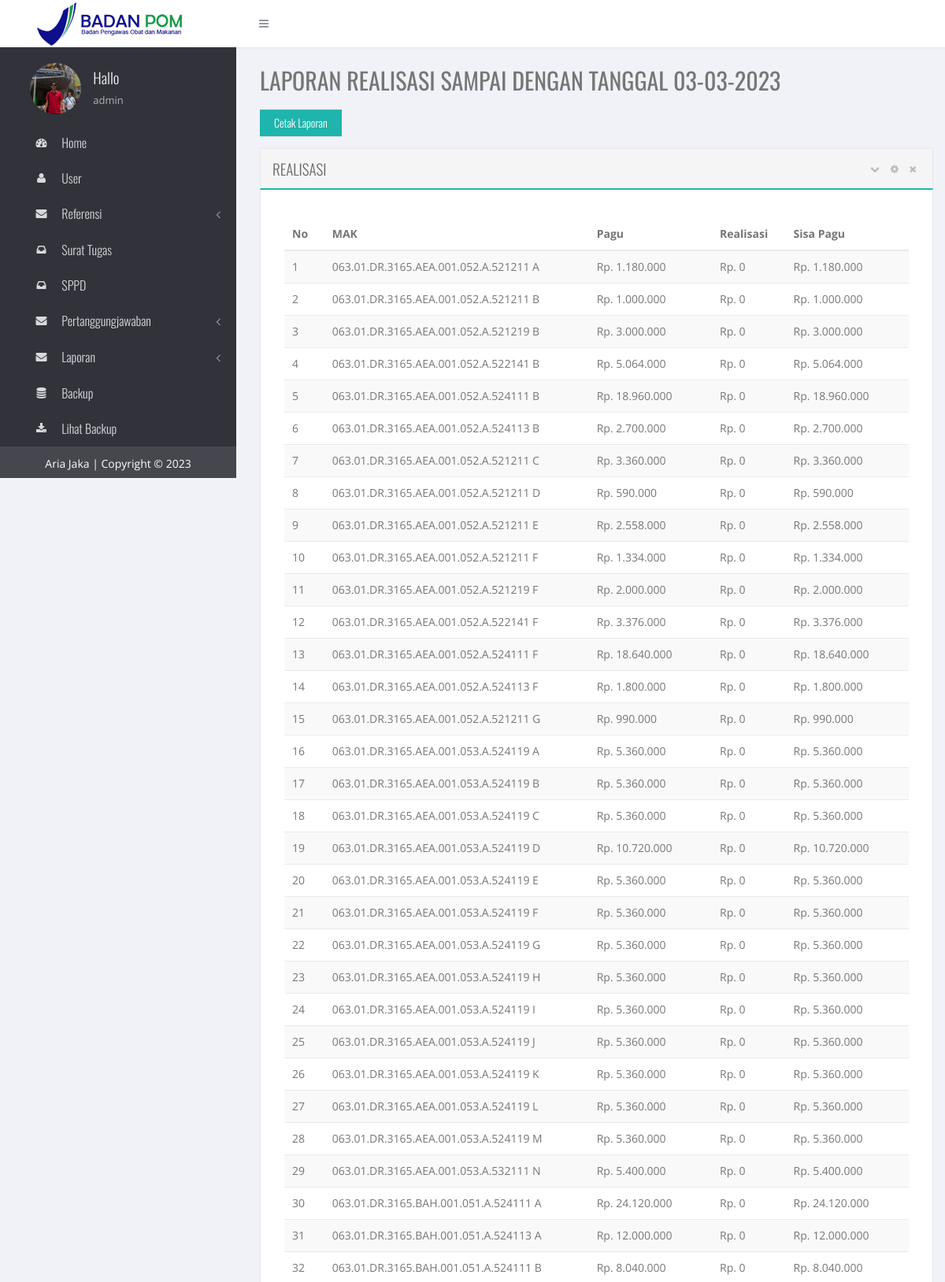
The page /admin/index.php?mod=laporan_realisasi&view=laporan_realisasi (signed in, upper part) on the database its author committed.
### tables this page shows
CREATE TABLE IF NOT EXISTS `user` (
  `id_user` int(10) NOT NULL AUTO_INCREMENT,
  `nama` varchar(100) NOT NULL,
  `username` varchar(25) NOT NULL,
  `password` varchar(100) NOT NULL,
  `status` int(5) NOT NULL,
  PRIMARY KEY (`id_user`)
);

CREATE TABLE IF NOT EXISTS `anggaran` (
  `id` int(11) NOT NULL AUTO_INCREMENT,
  `mak` varchar(50) NOT NULL,
  `kegiatan` varchar(256) NOT NULL,
  `pagu` bigint(20) NOT NULL,
  `tanggal_revisi` date NOT NULL,
  PRIMARY KEY (`id`)
);

### admin/sql/realisasi/view.php (called while the page is built)
<?php
	$sql = "SELECT * FROM anggaran ORDER BY id";
	$realisasi= mysql_query($sql)or die("Query failed with error: ".mysql_error());
?>

### admin/view/laporan_realisasi/view-realisasi.php (the view, shortened to what this page needs)
<div class="col-lg-12">
<section class="box ">
    <header class="panel_header">
        <h2 class="title pull-left">Realisasi</h2>
        <div class="actions panel_actions pull-right">
            <i class="box_toggle fa fa-chevron-down"></i>
            <i class="box_setting fa fa-cog" data-toggle="modal" href="#section-settings"></i>
            <i class="box_close fa fa-times"></i>
        </div>
    </header>
    <div class="content-body">
        <div class="row">
            <div class="col-md-12 col-sm-12 col-xs-12">
            <table id="example-1" class="table table-striped dt-responsive display" cellspacing="0" width="100%">
                    <thead>
                        <tr>
                            <th>No</th>
                            <th>MAK</th>
                            <th>Pagu</th>
                            <th>Realisasi</th>
                            <th>Sisa Pagu</th>
                        </tr>
                    </thead>
                    <tbody>
                    <?php
                        include ('sql/realisasi/view.php');
						$no = 0;
                        while ($data_realisasi = mysql_fetch_assoc($realisasi)) {
							$mak = $data_realisasi['mak'];
                            $pagu = $data_realisasi['pagu'];
							$no++;
                    ?>
                        <tr>
                        	<td><?php echo $no; ?></td>
                            <td><?php echo $data_realisasi['mak']; ?></td>
                            <td><?php echo 'Rp. '.number_format($pagu,0,",","."); ?></td>
                            <td><?php
                                    $sql="SELECT SUM( `ptj_luar_kota`.`kwitansi`) AS `total`
                                    FROM `surat_tugas`
                                    INNER JOIN `detail_st_anggaran` ON `surat_tugas`.`id_sk` = `detail_st_anggaran`.`id_sk`
                                    INNER JOIN `ptj_luar_kota` ON `ptj_luar_kota`.`id_sk` = `surat_tugas`.`id_sk`
                                    WHERE `detail_st_anggaran`.`mak` = '$mak'";
                                    $query = mysql_query($sql)or die("Query failed with error: ".mysql_error());
                                    while ($data1= mysql_fetch_array($query)){
                                        $total=$data1['total'];
                                    }
                                    $sql2="SELECT SUM( `ptj_dlm_kota`.`tarif`) AS `total_kota`
                                    FROM `surat_tugas`
                                    INNER JOIN `detail_st_anggaran` ON `surat_tugas`.`id_sk` = `detail_st_anggaran`.`id_sk`
                                    INNER JOIN `ptj_dlm_kota` ON `ptj_dlm_kota`.`id_sk` = `surat_tugas`.`id_sk`
                                    WHERE `detail_st_anggaran`.`mak` = '$mak'";
                                    $query2 = mysql_query($sql2)or die("Query failed with error: ".mysql_error());
                                    while ($data2= mysql_fetch_array($query2)){
                                        $total_kota=$data2['total_kota'];
                                    }
                                    $realisasi2 = $total + $total_kota;
                                    echo 'Rp. '.number_format($realisasi2,0,",",".");
                                ?></td>
                            <td><?php
                                $sisa = $pagu - $realisasi2;
                                echo 'Rp. '.number_format($sisa,0,",",".");
                                ?></td>
                        </tr>
                        <?php
                            }
                        ?>
                    </tbody>
                </table>
            </div>
        </div>
    </div>
</section></div>

### admin/part/sidebar.php (shortened to what this page needs)
  <div class="page-sidebar ">
      <div class="page-sidebar-wrapper" id="main-menu-wrapper">
          <div class="profile-info row">
              <div class="profile-image col-md-4 col-sm-4 col-xs-4">
                  <a>
                      <img src="assets/images/user.png" class="img-responsive img-circle">
                  </a>
              </div>
              <div class="profile-details col-md-8 col-sm-8 col-xs-8">
                  <h3>
                      <a href="ui-profile.html">Hallo</a>
                      <span class="profile-status online"></span>
                  </h3>
                  <p class="profile-title">
                  <?php include('../config/config.php');
  $nama = $_SESSION['id_nama'];
  $cari = mysql_query("SELECT * FROM user WHERE nama='$nama'");
  $data = mysql_fetch_assoc($cari);
  echo $data['nama'];
?>
                  </p>
              </div>
          </div>
          <ul class='wraplist'>
              <li
              <?php if (isset($_GET['mod'])) {
                  $mod = $_GET['mod'];
                  if ($mod == 'dashboard') {
                      echo "class='open'";
                  }
              } ?>
              >
                  <a href="index.php">
                      <i class="fa fa-dashboard"></i>
                      <span class="title">Home</span>
                  </a>
              </li>
              <li
              <?php if (isset($_GET['mod'])) {
                  $mod = $_GET['mod'];
                  if ($mod == 'user') {
                      echo "class='open'";
                  }
              } ?>
              >
                  <a href="index.php?mod=user&act=view">
                      <i class="fa fa-user"></i>
                      <span class="title">User</span>
                  </a>
              </li>
              <li
                  <?php if (isset($_GET['mod'])) {
                      $mod = $_GET['mod'];
                      if ($mod == 'referensi') {
                          echo "class='open'";
                      }
                  } ?>
              >
                  <a href="javascript:;">
                      <i class="fa fa-envelope"></i>
                      <span class="title">Referensi</span>
                      <span class="arrow "></span>
                  </a>
              </li>
              <li
              <?php if (isset($_GET['mod'])) {
                  $mod = $_GET['mod'];
                  if ($mod == 'surat_tugas') {
                      echo "class='open'";
                  }
              } ?>
              >
                  <a href="index.php?mod=surat_tugas&act=view">
                      <i class="fa fa-inbox"></i>
                      <span class="title">Surat Tugas</span>
                  </a>
              </li>
              <li
              <?php if (isset($_GET['mod'])) {
                  $mod = $_GET['mod'];
                  if ($mod == 'sppd') {
                      echo "class='open'";
                  }
              } ?>
              >
                  <a href="index.php?mod=sppd&act=view">
                      <i class="fa fa-inbox"></i>
                      <span class="title">SPPD</span>
                  </a>
              </li>
              <li
                  <?php if (isset($_GET['mod'])) {
                      $mod = $_GET['mod'];
                      if ($mod == 'ptj') {
                          echo "class='open'";
                      }
                  } ?>
              >
                  <a href="javascript:;">
                      <i class="fa fa-envelope"></i>
                      <span class="title">Pertanggungjawaban</span>
                      <span class="arrow "></span>
                  </a>
              </li>
              <li
                  <?php if (isset($_GET['mod'])) {
                      $mod = $_GET['mod'];
                      if ($mod == 'laporan') {
                          echo "class='open'";
                      }
                  } ?>
              >
                  <a href="javascript:;">
                      <i class="fa fa-envelope"></i>
                      <span class="title">Laporan</span>
                      <span class="arrow "></span>
                  </a>
              </li>
              <li>
                  <a href="backup.php">
                      <i class="fa fa-database"></i>
                      <span class="title">Backup</span>
                  </a>
                  </li>
                  <li>
                  <a href="backup/">
                      <i class="fa fa-download"></i>
                      <span class="title">Lihat Backup</span>
                  </a>
                  </li>
          </ul>
      </div>
      <div class="project-info">
          <div style="color:white;padding:10px 10px 10px 10px;">
              <center>Aria Jaka | Copyright &copy; <?= date('Y') ?></center>
          </div>
      </div>
  </div>

### rows shown on the page
user: nama "admin"
anggaran: mak "063.01.DR.3165.AEA.001.052.A.521211 A", pagu "1.180.000", realisasi2 "0"
anggaran: mak "063.01.DR.3165.AEA.001.052.A.521211 B", pagu "1.000.000", realisasi2 "0"
anggaran: mak "063.01.DR.3165.AEA.001.052.A.521219 B", pagu "3.000.000", realisasi2 "0"
anggaran: mak "063.01.DR.3165.AEA.001.052.A.522141 B", pagu "5.064.000", realisasi2 "0"
anggaran: mak "063.01.DR.3165.AEA.001.052.A.524111 B", pagu "18.960.000", realisasi2 "0"
anggaran: mak "063.01.DR.3165.AEA.001.052.A.524113 B", pagu "2.700.000", realisasi2 "0"
anggaran: mak "063.01.DR.3165.AEA.001.052.A.521211 C", pagu "3.360.000", realisasi2 "0"
anggaran: mak "063.01.DR.3165.AEA.001.052.A.521211 D", pagu "590.000", realisasi2 "0"
anggaran: mak "063.01.DR.3165.AEA.001.052.A.521211 E", pagu "2.558.000", realisasi2 "0"
anggaran: mak "063.01.DR.3165.AEA.001.052.A.521211 F", pagu "1.334.000", realisasi2 "0"
anggaran: mak "063.01.DR.3165.AEA.001.052.A.521219 F", pagu "2.000.000", realisasi2 "0"
anggaran: mak "063.01.DR.3165.AEA.001.052.A.522141 F", pagu "3.376.000", realisasi2 "0"
anggaran: mak "063.01.DR.3165.AEA.001.052.A.524111 F", pagu "18.640.000", realisasi2 "0"
anggaran: mak "063.01.DR.3165.AEA.001.052.A.524113 F", pagu "1.800.000", realisasi2 "0"
anggaran: mak "063.01.DR.3165.AEA.001.052.A.521211 G", pagu "990.000", realisasi2 "0"
anggaran: mak "063.01.DR.3165.AEA.001.053.A.524119 A", pagu "5.360.000", realisasi2 "0"
anggaran: mak "063.01.DR.3165.AEA.001.053.A.524119 B", pagu "5.360.000", realisasi2 "0"
anggaran: mak "063.01.DR.3165.AEA.001.053.A.524119 C", pagu "5.360.000", realisasi2 "0"
anggaran: mak "063.01.DR.3165.AEA.001.053.A.524119 D", pagu "10.720.000", realisasi2 "0"
anggaran: mak "063.01.DR.3165.AEA.001.053.A.524119 E", pagu "5.360.000", realisasi2 "0"
anggaran: mak "063.01.DR.3165.AEA.001.053.A.524119 F", pagu "5.360.000", realisasi2 "0"
anggaran: mak "063.01.DR.3165.AEA.001.053.A.524119 G", pagu "5.360.000", realisasi2 "0"
anggaran: mak "063.01.DR.3165.AEA.001.053.A.524119 H", pagu "5.360.000", realisasi2 "0"
anggaran: mak "063.01.DR.3165.AEA.001.053.A.524119 I", pagu "5.360.000", realisasi2 "0"
anggaran: mak "063.01.DR.3165.AEA.001.053.A.524119 J", pagu "5.360.000", realisasi2 "0"
anggaran: mak "063.01.DR.3165.AEA.001.053.A.524119 K", pagu "5.360.000", realisasi2 "0"
anggaran: mak "063.01.DR.3165.AEA.001.053.A.524119 L", pagu "5.360.000", realisasi2 "0"
anggaran: mak "063.01.DR.3165.AEA.001.053.A.524119 M", pagu "5.360.000", realisasi2 "0"
anggaran: mak "063.01.DR.3165.AEA.001.053.A.532111 N", pagu "5.400.000", realisasi2 "0"
anggaran: mak "063.01.DR.3165.BAH.001.051.A.524111 A", pagu "24.120.000", realisasi2 "0"
anggaran: mak "063.01.DR.3165.BAH.001.051.A.524113 A", pagu "12.000.000", realisasi2 "0"
anggaran: mak "063.01.DR.3165.BAH.001.051.A.524111 B", pagu "8.040.000", realisasi2 "0"
